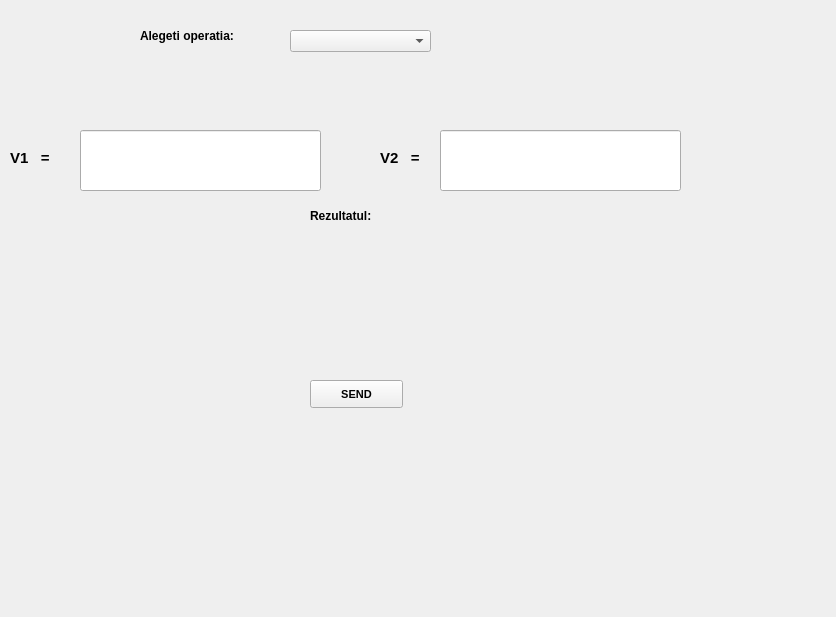
<?xml version="1.0" encoding="UTF-8"?>
<ui version="4.0">
 <class>VectorClass</class>
 <widget class="QWidget" name="VectorClass">
  <property name="geometry">
   <rect>
    <x>0</x>
    <y>0</y>
    <width>836</width>
    <height>617</height>
   </rect>
  </property>
  <property name="font">
   <font>
    <pointsize>8</pointsize>
    <weight>75</weight>
    <bold>true</bold>
   </font>
  </property>
  <property name="windowTitle">
   <string>VectorClass</string>
  </property>
  <widget class="QPushButton" name="button">
   <property name="geometry">
    <rect>
     <x>310</x>
     <y>380</y>
     <width>93</width>
     <height>28</height>
    </rect>
   </property>
   <property name="text">
    <string>SEND</string>
   </property>
  </widget>
  <widget class="QLabel" name="receive_mess">
   <property name="geometry">
    <rect>
     <x>210</x>
     <y>240</y>
     <width>301</width>
     <height>91</height>
    </rect>
   </property>
   <property name="text">
    <string/>
   </property>
  </widget>
  <widget class="QLineEdit" name="send_mess">
   <property name="geometry">
    <rect>
     <x>80</x>
     <y>130</y>
     <width>241</width>
     <height>61</height>
    </rect>
   </property>
  </widget>
  <widget class="QLineEdit" name="send_message">
   <property name="geometry">
    <rect>
     <x>440</x>
     <y>130</y>
     <width>241</width>
     <height>61</height>
    </rect>
   </property>
  </widget>
  <widget class="QComboBox" name="comboBox">
   <property name="geometry">
    <rect>
     <x>290</x>
     <y>30</y>
     <width>141</width>
     <height>22</height>
    </rect>
   </property>
  </widget>
  <widget class="QLabel" name="label_2">
   <property name="geometry">
    <rect>
     <x>140</x>
     <y>20</y>
     <width>131</width>
     <height>31</height>
    </rect>
   </property>
   <property name="font">
    <font>
     <pointsize>9</pointsize>
     <weight>75</weight>
     <bold>true</bold>
    </font>
   </property>
   <property name="text">
    <string>Alegeti operatia:</string>
   </property>
  </widget>
  <widget class="QLabel" name="label_3">
   <property name="geometry">
    <rect>
     <x>10</x>
     <y>150</y>
     <width>55</width>
     <height>16</height>
    </rect>
   </property>
   <property name="font">
    <font>
     <pointsize>11</pointsize>
     <weight>75</weight>
     <bold>true</bold>
    </font>
   </property>
   <property name="text">
    <string>V1   =</string>
   </property>
  </widget>
  <widget class="QLabel" name="label_4">
   <property name="geometry">
    <rect>
     <x>380</x>
     <y>150</y>
     <width>55</width>
     <height>16</height>
    </rect>
   </property>
   <property name="font">
    <font>
     <pointsize>11</pointsize>
     <weight>75</weight>
     <bold>true</bold>
    </font>
   </property>
   <property name="text">
    <string>V2   =</string>
   </property>
  </widget>
  <widget class="QLabel" name="label_5">
   <property name="geometry">
    <rect>
     <x>310</x>
     <y>200</y>
     <width>131</width>
     <height>31</height>
    </rect>
   </property>
   <property name="font">
    <font>
     <pointsize>9</pointsize>
     <weight>75</weight>
     <bold>true</bold>
    </font>
   </property>
   <property name="text">
    <string>Rezultatul:</string>
   </property>
  </widget>
 </widget>
 <layoutdefault spacing="6" margin="11"/>
 <resources/>
 <connections/>
</ui>
